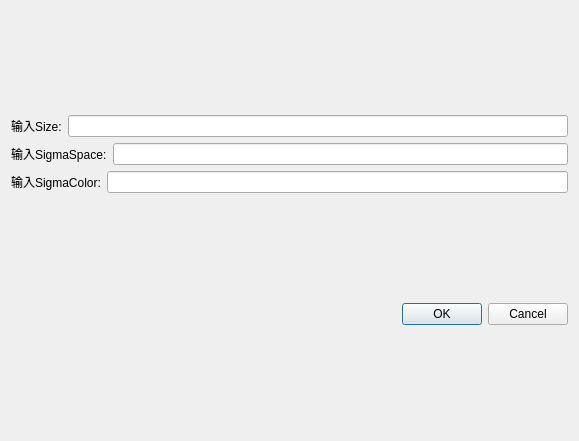
<?xml version="1.0" encoding="UTF-8"?>
<ui version="4.0">
 <class>bilateralFilterDlg</class>
 <widget class="QDialog" name="bilateralFilterDlg">
  <property name="geometry">
   <rect>
    <x>0</x>
    <y>0</y>
    <width>579</width>
    <height>441</height>
   </rect>
  </property>
  <property name="windowTitle">
   <string>Dialog</string>
  </property>
  <layout class="QVBoxLayout" name="verticalLayout_2">
   <item>
    <layout class="QVBoxLayout" name="verticalLayout">
     <item>
      <layout class="QHBoxLayout" name="horizontalLayout_3">
       <item>
        <widget class="QLabel" name="label">
         <property name="text">
          <string>输入Size:</string>
         </property>
        </widget>
       </item>
       <item>
        <widget class="QLineEdit" name="lineEdit"/>
       </item>
      </layout>
     </item>
     <item>
      <layout class="QHBoxLayout" name="horizontalLayout">
       <item>
        <widget class="QLabel" name="label_2">
         <property name="text">
          <string>输入SigmaSpace:</string>
         </property>
        </widget>
       </item>
       <item>
        <widget class="QLineEdit" name="lineEdit_2"/>
       </item>
      </layout>
     </item>
     <item>
      <layout class="QHBoxLayout" name="horizontalLayout_2">
       <item>
        <widget class="QLabel" name="label_3">
         <property name="text">
          <string>输入SigmaColor:</string>
         </property>
        </widget>
       </item>
       <item>
        <widget class="QLineEdit" name="lineEdit_3"/>
       </item>
      </layout>
     </item>
    </layout>
   </item>
   <item>
    <widget class="QDialogButtonBox" name="buttonBox">
     <property name="orientation">
      <enum>Qt::Horizontal</enum>
     </property>
     <property name="standardButtons">
      <set>QDialogButtonBox::Cancel|QDialogButtonBox::Ok</set>
     </property>
    </widget>
   </item>
  </layout>
 </widget>
 <resources/>
 <connections>
  <connection>
   <sender>buttonBox</sender>
   <signal>accepted()</signal>
   <receiver>bilateralFilterDlg</receiver>
   <slot>accept()</slot>
   <hints>
    <hint type="sourcelabel">
     <x>248</x>
     <y>254</y>
    </hint>
    <hint type="destinationlabel">
     <x>157</x>
     <y>274</y>
    </hint>
   </hints>
  </connection>
  <connection>
   <sender>buttonBox</sender>
   <signal>rejected()</signal>
   <receiver>bilateralFilterDlg</receiver>
   <slot>reject()</slot>
   <hints>
    <hint type="sourcelabel">
     <x>316</x>
     <y>260</y>
    </hint>
    <hint type="destinationlabel">
     <x>286</x>
     <y>274</y>
    </hint>
   </hints>
  </connection>
 </connections>
</ui>
